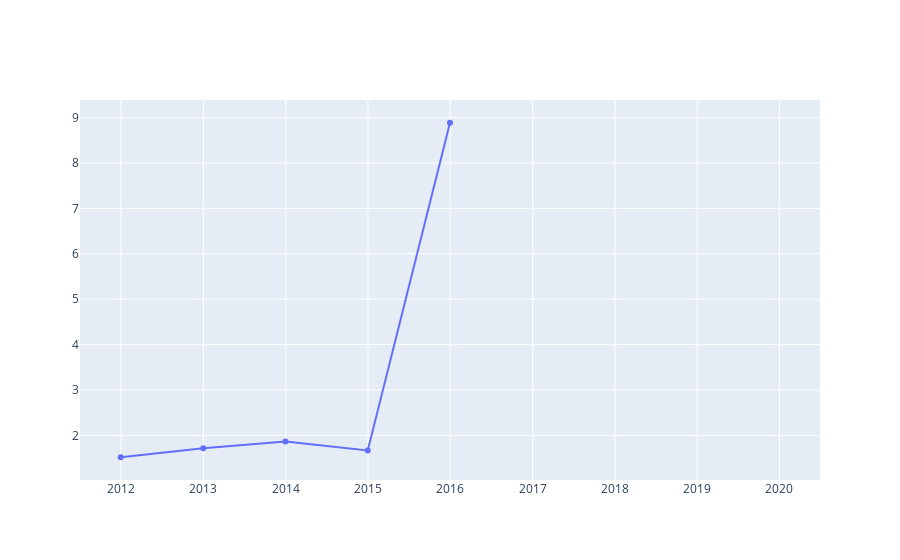

The notebook cell this image was saved under:
### Markdown cell above
## 现金及等价物/有息负债

### Code cell
fig = go.Figure()
fig.add_trace(go.Scatter(x=data_df.index, y=data_df['money_cap']/data_df['debts_yx'],name='有息负债率'))
fig.show()

### Figure 1 — Plotly figure (JSON) as saved in the notebook; plotly's stock layout.template omitted (floating-point values rounded to 4 significant figures)
{"data": [{"name": "有息负债率", "type": "scatter", "x": ["2011-12-31", "2012-12-31", "2013-12-31", "2014-12-31", "2015-12-31", "2016-12-31", "2017-12-31", "2018-12-31", "2019-12-31"], "y": [1.52, 1.716, 1.866, 1.671, 8.886, null, null, null, null]}], "layout": {}}
